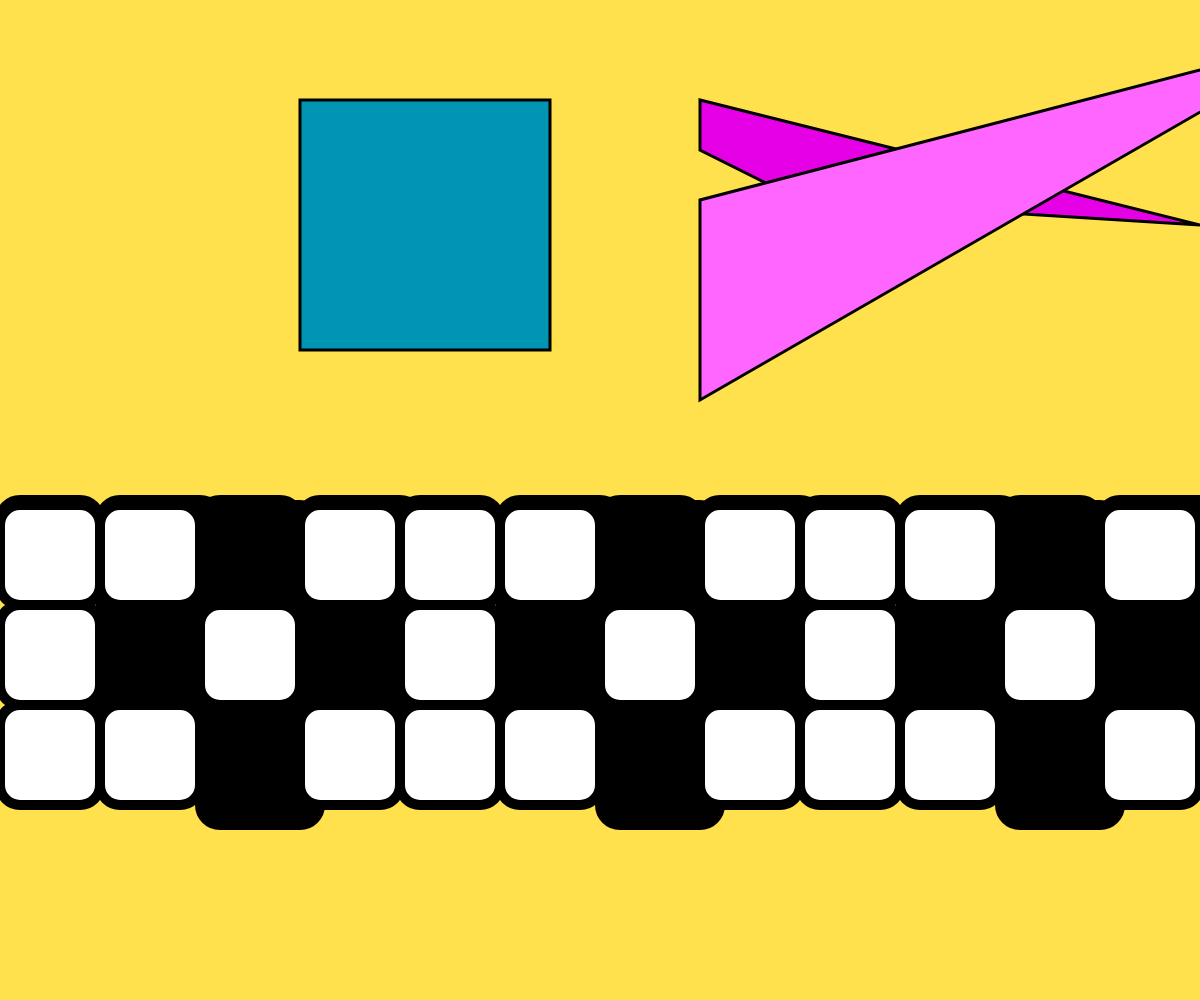
Frame 1 (no input)
Frame 60 (no input): identical to frame 1, image omitted
Frame 120 (the mouse pressed at the canvas centre since frame 60): identical to frame 1, image omitted

The p5.js sketch that drew this single still picture (run headless with seeded random() and noise() and a simulated clock; from frame 60 on, the mouse is pressed at the canvas centre):

// p5.js sketch
// ── sketch.js

//variables 

let x = 1;
console.log(x);

function setup() {
    createCanvas(windowWidth, windowHeight);
    //top left is (0,0) origin point 


  }
  
  console.log(" first console log ");

  function draw() {
  background(255,225,77); //changes color rgb 

  fill(0,149,179);
  strokeWeight(3);
  square(windowWidth/4, 100, 250);
  

  fill(230,0,230);
  strokeWeight(3);
  quad(700, 100, 700, 150, 800, 200, 1200, 225);
  

  fill(255,102,255);
  quad(700, 200, 700, 400, 1360, 20, 1200, 70);

  strokeWeight(10);
  fill(255);
  square(0, windowHeight/2, 100, 20);

  fill(0);
  square(100, windowHeight/2, 120, 20);

  fill(255);
  square(200, windowHeight/2, 100, 20);

  fill(0);
  square(300, windowHeight/2, 120, 20);

  fill(255);
  square(400, windowHeight/2, 100, 20);

  fill(0);
  square(500, windowHeight/2, 120, 20);

  fill(255);
  square(600, windowHeight/2, 100, 20);

  fill(0);
  square(700, windowHeight/2, 120, 20);

  fill(255);
  square(800, windowHeight/2, 100, 20);

  fill(0);
  square(900, windowHeight/2, 120, 20);

  fill(255);
  square(1000, windowHeight/2, 100, 20);

  fill(0);
  square(1100, windowHeight/2, 120, 20);

  fill(255);
  square(1200, windowHeight/2, 100, 20);

  fill(0);
  square(1300, windowHeight/2, 120, 20);

  fill(255);
  square(1400, windowHeight/2, 100, 20);
  //top row ^

  fill(255);
  square(0, 505, 100, 20);

  fill(255);
  square(100, 505, 100, 20);

  fill(0);
  square(200, 505, 120, 20);

  fill(255);
  square(300, 505, 100, 20);

  fill(255);
  square(400, 505, 100, 20);

  fill(255)
  square(500, 505, 100, 20);

  fill(0);
  square(600, 505, 120, 20);

  fill(255);
  square(700, 505, 100, 20);

  fill(255);
  square(800, 505, 100, 20);

  fill(255);
  square(900, 505, 100, 20);

  fill(0);
  square(1000, 505, 120, 20);

  fill(255);
  square(1100, 505, 100, 20);

  fill(255);
  square(1200, 505, 100, 20);

  fill(255);
  square(1300, 505, 100, 20);

  fill(0);
  square(1400, 505, 120, 20);
  //second row ^

  fill(255);
  square(0, 605, 100, 20);

  fill(0);
  square(100, 605, 120, 20);

  fill(255);
  square(200, 605, 100, 20);

  fill(0);
  square(300, 605, 120, 20);

  fill(255);
  square(400, 605, 100, 20);

  fill(0);
  square(500, 605, 120, 20);

  fill(255);
  square(600, 605, 100, 20);

  fill(0);
  square(700, 605, 120, 20);

  fill(255);
  square(800, 605, 100, 20);

  fill(0);
  square(900, 605, 120, 20);

  fill(255);
  square(1000, 605, 100, 20);

  fill(0);
  square(1100, 605, 120, 20);

  fill(255);
  square(1200, 605, 100, 20);

  fill(0);
  square(1300, 605, 120, 20);

  fill(255);
  square(1400, 605, 100, 20);
  //thrid row ^
  fill(255);
  square(0, 705, 100, 20);

  fill(255);
  square(100, 705, 100, 20);

  fill(0);
  square(200, 705, 120, 20);

  fill(255);
  square(300, 705, 100, 20);

  fill(255);
  square(400, 705, 100, 20);

  fill(255);
  square(500, 705, 100, 20);

  fill(0);
  square(600, 705, 120, 20);

  fill(255);
  square(700, 705, 100, 20);

  fill(255);
  square(800, 705, 100, 20);

  fill(255);
  square(900, 705, 100, 20);

  fill(0);
  square(1000, 705, 120, 20);

  fill(255);
  square(1100, 705, 100, 20);

  fill(255);
  square(1200, 705, 100, 20);

  fill(255);
  square(1300, 705, 100, 20);

  fill(0);
  square(1400, 705, 120, 20);
  //last row ^

    strokeWeight(10);


  }
